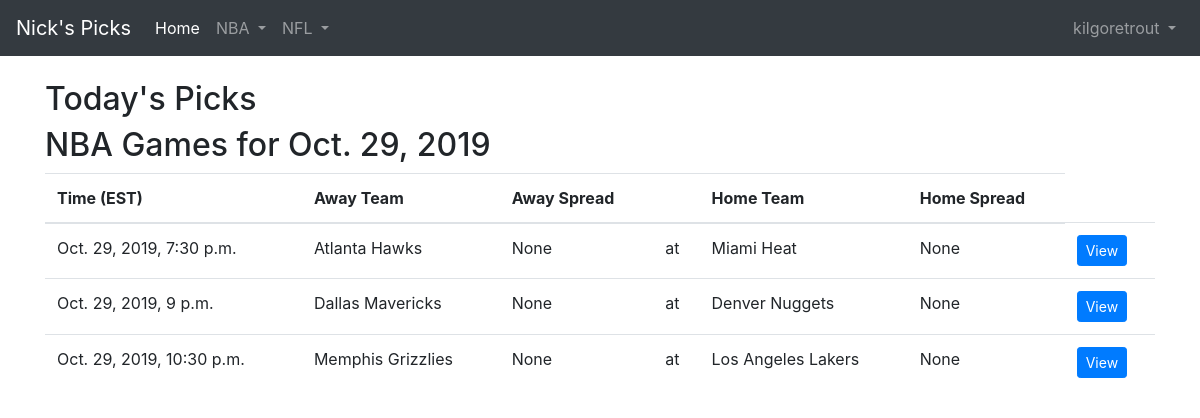
Page /nba/matchups/ (signed in) on the committed database.
### users/models.py (models this page shows, shortened)
class CustomUser(AbstractUser):
    username = models.CharField(max_length=50, unique=True)
    favorite_team = models.CharField(max_length=100)
    email = models.EmailField(unique=True, verbose_name="Email Address")
    first_name = models.CharField(max_length=25)
    last_name = models.CharField(max_length=25)

### nba/models.py (models this page shows, shortened)
class Game(models.Model):
    home_team = models.CharField(max_length=30)
    away_team = models.CharField(max_length=30)
    home_spread = models.FloatField(null=True)
    away_spread = models.FloatField(null=True)
    date_time = models.DateTimeField()
    neutral = models.BooleanField()
    home_score = models.FloatField(null=True)
    away_score = models.FloatField(null=True)
    class Meta:
        ordering = ['date_time']

### nba/views.py (the view)
# urls.py: path('nba/matchups/', MatchupPageView.as_view(), name='nba_matchups'),
class MatchupPageView(LoginRequiredMixin, TemplateView):
    template_name = 'matchups.html'
    login_url = 'login'
    def get_context_data(self, **kwargs):
        context = super().get_context_data(**kwargs)
        u = self.request.user
        context['picks'] = Pick.objects.filter(user=u, game__date_time__date=date.today())
        context['games'] = Game.objects.filter(date_time__date=date.today())
        context['today'] = date.today()
        context['now'] = timezone.now()
        return context

### templates/matchups.html (shortened to what this page needs)
{% extends 'base.html' %}
{% block content %}
<h2>Today's Picks</h2>
<h2>NBA Games for {{ today }}</h2>
<table class="table table-hover">
    <thead>
      <tr>
        <th scope="col">Time (EST)</th>
        <th scope="col">Away Team</th>
        <th scope="col">Away Spread</th>
        <th></th>
        <th scope="col">Home Team</th>
        <th scope="col">Home Spread</th>
      </tr>
    </thead>
    <tbody>
      {% for game in games%}
        {% if game.date_time > now %}
        <tr>
            <td>{{ game.date_time }}</td>
            <td>{{ game.away_team }}</td>
            {% if game.away_spread > 0 %}
                <td>+{{ game.away_spread }}</td>
            {% else %}
                <td>{{ game.away_spread }}</td>
            {% endif %}
            <td>at</td>
            <td>{{ game.home_team }}</td>
            {% if game.home_spread > 0 %}
                <td>+{{ game.home_spread }}</td>
            {% else %}
                <td>{{ game.home_spread }}</td>
            {% endif %}
            <td><a href="{% url 'matchup_detail' game.pk %}"><button type="button" class="btn btn-primary btn-sm" >View</button></a></td>
        </tr>
        {% endif %}
      {% endfor %}
    </tbody>
  </table>
{% endblock content %}

### templates/base.html (shortened to what this page needs)
<!doctype html>
<html lang="en">
  <head>
    <link rel="stylesheet" href="https://stackpath.bootstrapcdn.com/bootstrap/4.2.1/css/bootstrap.min.css" />
  </head>
  <body>
    <nav class="navbar navbar-expand-lg navbar-dark bg-dark mb-4">
      <a class="navbar-brand" href="{% url 'home' %}">Nick's Picks</a>
      <div class="collapse navbar-collapse" id="navbarCollapse">
          <ul class="nav navbar-nav">
              <li class="nav-item active">
                  <a class="nav-link" href="{% url 'home' %}">Home<span class="sr-only">(current)</span></a>
                </li>
              <li class="nav-item dropdown">
                  <a class="nav-link dropdown-toggle" href="#" id="navbarDropdown" role="button" data-toggle="dropdown" aria-haspopup="true" aria-expanded="false">
                    NBA
                  </a>
                </li>
                <li class="nav-item dropdown">
                  <a class="nav-link dropdown-toggle" href="#" id="navbarDropdown" role="button" data-toggle="dropdown" aria-haspopup="true" aria-expanded="false">
                    NFL
                  </a>
                </li>
            </ul>
        {% if user.is_authenticated %}
          <ul class="navbar-nav ml-auto">
            <li class="nav-item">
              <a class="nav-link dropdown-toggle" href="#" id="userMenu"\
              data-toggle="dropdown" aria-haspopup="true" aria-expanded\
              ="false">
                {{ user.username }}
              </a>
            </li>
          </ul>
          {% endif %}
      </div>
    </nav>
    <div class="container">
      {% block content %}
      {% endblock content %}
    </div>
  </body>
</html>

### rows in the picture
CustomUser: username "kilgoretrout"
Game: date_time "Oct. 29, 2019", date_time "Oct. 29, 2019, 7:30 p.m.", away_team "Atlanta Hawks", away_spread "None", home_team "Miami Heat", home_spread "None"
Game: date_time "Oct. 29, 2019, 9 p.m.", away_team "Dallas Mavericks", away_spread "None", home_team "Denver Nuggets", home_spread "None"
Game: date_time "Oct. 29, 2019, 10:30 p.m.", away_team "Memphis Grizzlies", away_spread "None", home_team "Los Angeles Lakers", home_spread "None"
